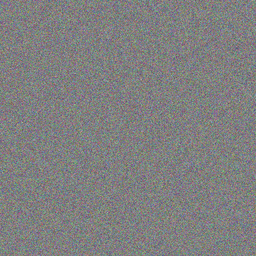
#> input picture samples/high_texture_1024.png, 256 x 256 px, shrunk from 1024 x 1024 before the run
$ python -i steganalysis.py   (imports and definitions only)
#> lines starting #> are read from the running program, lines starting #| are printed output that depends on the picture
"""
Stegstr Steganalysis Module v2.1.3 — Fase 6

Detectores estadísticos para evaluar la detectabilidad de mensajes ocultos:
  - Chi-square (χ²) attack on LSB
  - RS (Regular-Singular) analysis
  - Sample Pairs Analysis (SPA)
  - Entropy analysis
  - KL divergence estimation

Uso:
    from stegstr.analysis.steganalysis import StegAnalyzer
    analyzer = StegAnalyzer()
    report = analyzer.analyze("stego.png")
    print(report["chi2_p_value"])  # p > 0.05 = no detectable
"""

import numpy as np
from PIL import Image
from typing import Dict, Tuple, Optional
import logging

logger = logging.getLogger(__name__)


class StegAnalyzer:
    """Statistical steganalysis detectors."""

    # ------------------------------------------------------------------
    # Chi-square attack (Westfeld, 2001)
    # ------------------------------------------------------------------
    @staticmethod
    def chi2_attack(image_path: str, channel: int = 0) -> Dict:
        """
        Chi-square attack on LSB plane.
        For RGB images, analyzes all three channels and returns the minimum p-value
        (most suspicious channel drives the detection).
        Low p-value suggests non-random LSB distribution (stego detected).
        """
        from scipy.stats import chi2 as chi2_dist
        img = Image.open(image_path).convert("RGB")
        arr = np.array(img)

        def _chi2_single(ch):
            flat = arr[:, :, ch].flatten()
            hist, _ = np.histogram(flat, bins=256, range=(0, 256))
            observed = []
            expected = []
            for i in range(0, 256, 2):
                o1 = hist[i]
                o2 = hist[i + 1]
                exp = (o1 + o2) / 2.0
                if exp > 0:
                    observed.append(o1)
                    expected.append(exp)
                    observed.append(o2)
                    expected.append(exp)

            observed = np.array(observed, dtype=np.float64)
            expected = np.array(expected, dtype=np.float64)
            mask = expected > 0
            chi2_stat = np.sum(((observed[mask] - expected[mask]) ** 2) / expected[mask])
            dof = np.sum(mask) - 1
            p_value = 1.0 - chi2_dist.cdf(chi2_stat, max(dof, 1))
            return chi2_stat, p_value

        # Analyze all RGB channels
        all_results = []
        for ch in range(3):
            stat, p = _chi2_single(ch)
            all_results.append({"channel": ch, "chi2_statistic": float(stat), "chi2_p_value": float(p)})

        # Use minimum p-value (most detectable channel)
        min_p = min(r["chi2_p_value"] for r in all_results)
        max_stat = max(r["chi2_statistic"] for r in all_results)

        return {
            "chi2_statistic": float(max_stat),
            "chi2_dof": 255,
            "chi2_p_value": float(min_p),
            "detected": min_p < 0.05,
            "per_channel": all_results,
        }

    # ------------------------------------------------------------------
    # RS Analysis (Fridrich et al., 2001)
    # ------------------------------------------------------------------
    @staticmethod
    def rs_analysis(image_path: str, channel: int = 0, mask: Tuple[int, ...] = (1, 0, 1, 0)) -> Dict:
        """
        Regular-Singular analysis for LSB steganography.
        Estimates embedding rate by comparing Rm, Sm, R-m, S-m groups.
        Returns estimated embedding rate (0.0 = clean, ~1.0 = fully embedded).
        For RGB images, analyzes all channels and returns the average rate.
        """
        img = Image.open(image_path).convert("RGB")
        full_arr = np.array(img)
        mask = np.array(mask)
        m_len = len(mask)

        def flip_lsb(x):
            return x ^ 1

        def flip_neg(x):
            return x ^ 1 if x % 2 == 0 else x

        def apply_f(g):
            return np.sum(np.abs(np.diff(g)))

        def apply_mask(group, mask_vec, flip_func):
            g = group.copy()
            for i in range(min(len(g), len(mask_vec))):
                if mask_vec[i] == 1:
                    g[i] = flip_func(g[i])
            return g

        def _rs_single(arr_2d):
            arr = arr_2d.astype(np.int32)
            h, w = arr.shape
            flat = arr.flatten()
            groups = []
            for i in range(0, len(flat) - m_len + 1, m_len):
                groups.append(flat[i:i + m_len])

            Rm, Sm, Rm_, Sm_ = 0, 0, 0, 0
            for g in groups:
                f0 = apply_f(g)
                gm = apply_mask(g, mask, flip_lsb)
                fm = apply_f(gm)
                gm_ = apply_mask(g, mask, flip_neg)
                fm_ = apply_f(gm_)

                if fm > f0:
                    Rm += 1
                elif fm < f0:
                    Sm += 1
                if fm_ > f0:
                    Rm_ += 1
                elif fm_ < f0:
                    Sm_ += 1

            total = len(groups)
            if total == 0:
                return 0.0, total, Rm, Sm, Rm_, Sm_

            d0 = float(Rm - Sm)
            d1 = float(Rm_ - Sm_)
            if d0 == 0:
                rate = 0.0
            else:
                a = 2 * (d1 - d0)
                b = d0 - d1
                c = d0
                if a != 0:
                    disc = b * b - 4 * a * c
                    if disc >= 0:
                        x1 = (-b + np.sqrt(disc)) / (2 * a)
                        x2 = (-b - np.sqrt(disc)) / (2 * a)
                        rate = min(abs(x1), abs(x2))
                    else:
                        rate = 0.0
                else:
                    rate = 0.0
            rate = float(np.clip(rate, 0.0, 1.0))
            return rate, total, Rm, Sm, Rm_, Sm_

        # Analyze all 3 RGB channels and average
        rates = []
        totals = []
        for ch in range(3):
            rate, total, Rm, Sm, Rm_, Sm_ = _rs_single(full_arr[:, :, ch])
            rates.append(rate)
            totals.append(total)

        avg_rate = float(np.mean(rates))
        max_total = max(totals)

        return {
            "rs_embedding_rate": round(avg_rate, 4),
            "rs_groups": max_total,
            "detected": avg_rate > 0.1,
            "per_channel_rates": [round(r, 4) for r in rates],
        }

    # ------------------------------------------------------------------
    # Sample Pairs Analysis (SPA)
    # ------------------------------------------------------------------
    @staticmethod
    def spa_analysis(image_path: str, channel: int = 0) -> Dict:
        """
        Sample Pairs Analysis — estimates LSB embedding rate.
        For RGB images, analyzes all channels and returns average rate.
        """
        img = Image.open(image_path).convert("RGB")
        full_arr = np.array(img)

        def _spa_single(arr_1d):
            arr = arr_1d.astype(np.int32).flatten()
            u = arr[0::2]
            v = arr[1::2]
            P = Q = Z = 0
            for a, b in zip(u, v):
                if a < b:
                    P += 1
                elif a > b:
                    Q += 1
                else:
                    Z += 1
            total = len(u)
            if total == 0:
                return 0.0, total
            rate = abs(P - Q) / max(total - Z, 1)
            return float(np.clip(rate, 0.0, 1.0)), total

        rates = []
        totals = []
        for ch in range(3):
            rate, total = _spa_single(full_arr[:, :, ch])
            rates.append(rate)
            totals.append(total)

        avg_rate = float(np.mean(rates))
        return {
            "spa_rate": round(avg_rate, 4),
            "spa_pairs": max(totals),
            "spa_detected": avg_rate > 0.15,
            "per_channel_rates": [round(r, 4) for r in rates],
        }

    # ------------------------------------------------------------------
    # Entropy analysis
    # ------------------------------------------------------------------
    @staticmethod
    def entropy_analysis(image_path: str, channel: int = 0) -> Dict:
        """Compare entropy of cover vs LSB plane. Analyzes all RGB channels."""
        img = Image.open(image_path).convert("RGB")
        full_arr = np.array(img)

        entropy_full_vals = []
        entropy_lsb_vals = []
        p1_vals = []

        for ch in range(3):
            arr = full_arr[:, :, ch].flatten()
            hist_full, _ = np.histogram(arr, bins=256, range=(0, 256), density=True)
            hist_full = hist_full[hist_full > 0]
            ent_full = -np.sum(hist_full * np.log2(hist_full))
            entropy_full_vals.append(ent_full)

            lsb = arr & 1
            p1 = np.mean(lsb)
            p0 = 1 - p1
            if p0 > 0 and p1 > 0:
                ent_lsb = -(p0 * np.log2(p0) + p1 * np.log2(p1))
            else:
                ent_lsb = 0.0
            entropy_lsb_vals.append(ent_lsb)
            p1_vals.append(p1)

        avg_p1 = float(np.mean(p1_vals))
        avg_ent_full = float(np.mean(entropy_full_vals))
        avg_ent_lsb = float(np.mean(entropy_lsb_vals))

        return {
            "entropy_full": round(avg_ent_full, 4),
            "entropy_lsb": round(avg_ent_lsb, 4),
            "lsb_balance": round(avg_p1, 4),
            "detected": abs(avg_p1 - 0.5) < 0.01 and avg_ent_lsb > 0.99,
            "per_channel_balance": [round(p, 4) for p in p1_vals],
        }

    # ------------------------------------------------------------------
    # Combined analysis
    # ------------------------------------------------------------------
    def analyze(self, image_path: str) -> Dict:
        """Run all detectors and return combined report."""
        chi2 = self.chi2_attack(image_path)
#> in chi2_attack, img is the input picture: PIL image 256x256 RGB; mean R, G, B 127.4, 127.5, 127.6
        rs = self.rs_analysis(image_path)
#> the loop in rs_analysis, `for ch in range(3):` made 3 passes
#> (rate, Rm, Sm, Rm_, Sm_) on passes 1 to 3: (0.784, 8342, 8042, 5438, 5287), (0.875, 8412, 7972, 5534, 5277), (1, 8447, 7937, 5564, 5216)
#> pass 1, in _rs_single, `arr = arr_2d.astype(np.int32)`:
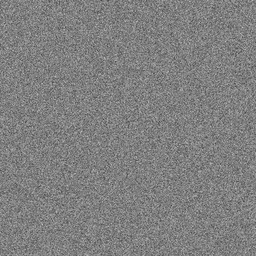
#> arr: shape (256, 256) int32; min 63, max 200, mean 127.4
#> pass 2, in _rs_single (call 2), `arr = arr_2d.astype(np.int32)`:
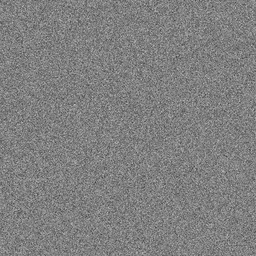
#> arr: shape (256, 256) int32; min 57, max 193, mean 127.5
#> pass 3, in _rs_single (call 3), `arr = arr_2d.astype(np.int32)`:
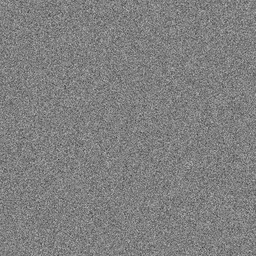
#> arr: shape (256, 256) int32; min 49, max 193, mean 127.6
#> after the loop in rs_analysis, `for ch in range(3):`: rates = [0.784, 0.875, 1]; totals = [16384, 16384, 16384]
#> in rs_analysis, `avg_rate = float(np.mean(rates))`: avg_rate = 0.886
#> in rs_analysis, `max_total = max(totals)`: max_total = 16384
#> rs = {'rs_embedding_rate': 0.886, 'rs_groups': 16384, 'detected': True, 'per_channel_rates': [0.784, 0.875, 1]}
        spa = self.spa_analysis(image_path)
#> the loop in spa_analysis, `for ch in range(3):` made 3 passes
#> rate on passes 1 to 3: 0.000995, 0.00127, 0.0041
#> after the loop in spa_analysis, `for ch in range(3):`: rates = [0.000995, 0.00127, 0.0041]; totals = [32768, 32768, 32768]
#> in spa_analysis, `avg_rate = float(np.mean(rates))`: avg_rate = 0.00212
#> spa = {'spa_rate': 0.0021, 'spa_pairs': 32768, 'spa_detected': False, 'per_channel_rates': [0.001, 0.0013, 0.0041]}
        ent = self.entropy_analysis(image_path)
#> the loop in entropy_analysis, `for ch in range(3):` made 3 passes
#> (ent_full, p1, p0) on passes 1 to 3: (6.1, 0.502, 0.498), (6.09, 0.5, 0.5), (6.09, 0.499, 0.501)
#> after the loop in entropy_analysis, `for ch in range(3):`: entropy_full_vals = [6.1, 6.09, 6.09]; entropy_lsb_vals = [1, 1, 1]; p1_vals = [0.502, 0.5, 0.499]
#> in entropy_analysis, `avg_p1 = float(np.mean(p1_vals))`: avg_p1 = 0.5
#> in entropy_analysis, `avg_ent_full = float(np.mean(entropy_full_vals))`: avg_ent_full = 6.09
#> in entropy_analysis, `avg_ent_lsb = float(np.mean(entropy_lsb_vals))`: avg_ent_lsb = 1
#> ent = {'entropy_full': 6.09, 'entropy_lsb': 1, 'lsb_balance': 0.5, 'detected': True, 'per_channel_balance': [0.502, 0.5, 0.498]}

        # Combined score: weighted average of detection indicators
        scores = [
            1.0 if chi2["detected"] else 0.0,
            rs["rs_embedding_rate"],
            1.0 if spa["spa_detected"] else 0.0,
            1.0 if ent["detected"] else 0.0,
        ]
#> scores = [0, 0.886, 0, 1]
        combined_score = float(np.mean(scores))
#> combined_score = 0.472

        return {
            "image": image_path,
            "combined_detection_score": round(combined_score, 4),
            "likely_stego": combined_score > 0.3,
            "chi2": chi2,
            "rs": rs,
            "spa": spa,
            "entropy": ent,
        }

    # ------------------------------------------------------------------
    # Compare cover vs stego
    # ------------------------------------------------------------------
    def compare(self, cover_path: str, stego_path: str) -> Dict:
        """Compare statistical profiles of cover and stego images."""
        cover_report = self.analyze(cover_path)
        stego_report = self.analyze(stego_path)

        return {
            "cover": {
                "chi2_p": cover_report["chi2"]["chi2_p_value"],
                "rs_rate": cover_report["rs"]["rs_embedding_rate"],
                "spa_rate": cover_report["spa"]["spa_rate"],
                "entropy_lsb": cover_report["entropy"]["entropy_lsb"],
            },
            "stego": {
                "chi2_p": stego_report["chi2"]["chi2_p_value"],
                "rs_rate": stego_report["rs"]["rs_embedding_rate"],
                "spa_rate": stego_report["spa"]["spa_rate"],
                "entropy_lsb": stego_report["entropy"]["entropy_lsb"],
            },
            "increased_detectability": stego_report["combined_detection_score"] > cover_report["combined_detection_score"],
            "recommendation": (
                "HIGH RISK: stego is easily detectable" if stego_report["combined_detection_score"] > 0.5
                else "MODERATE: some statistical artifacts present" if stego_report["combined_detection_score"] > 0.2
                else "LOW: stego appears statistically natural"
            ),
        }

>>> result = StegAnalyzer().analyze('../../samples/high_texture_1024.png')
#> result = 7 items
